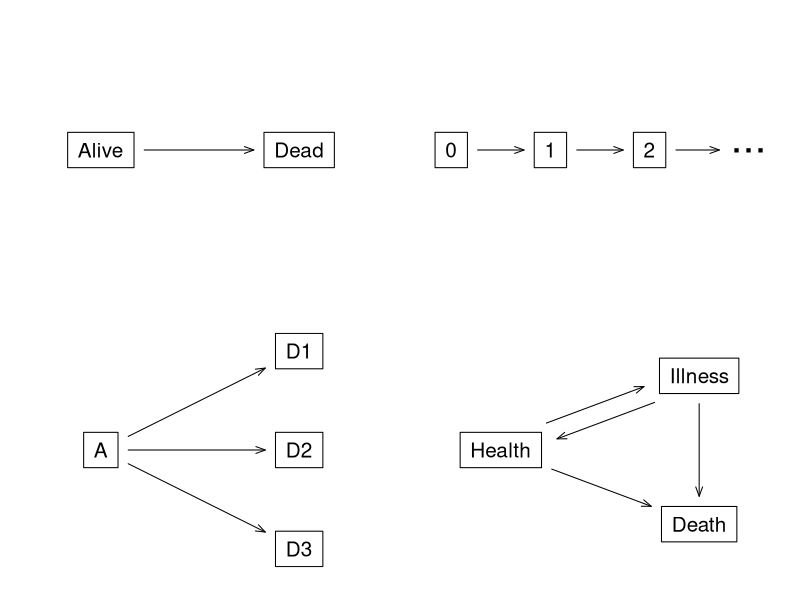
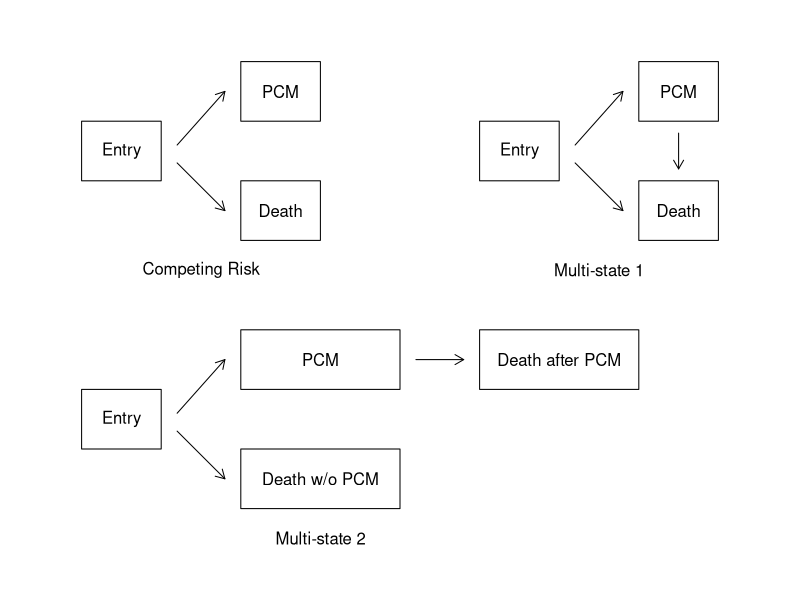
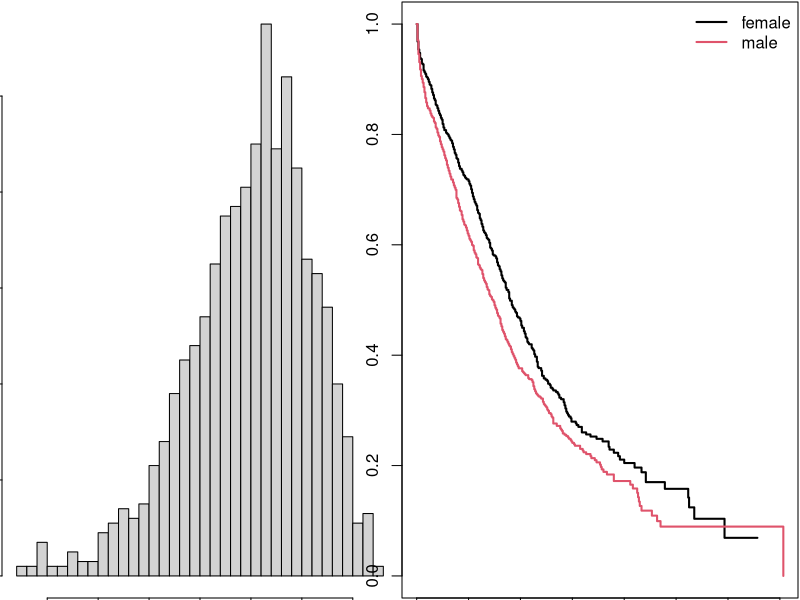
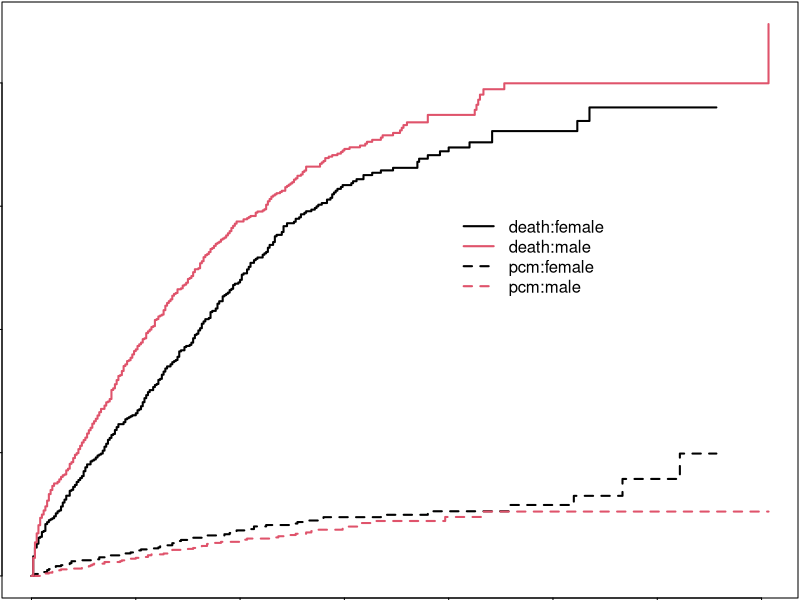
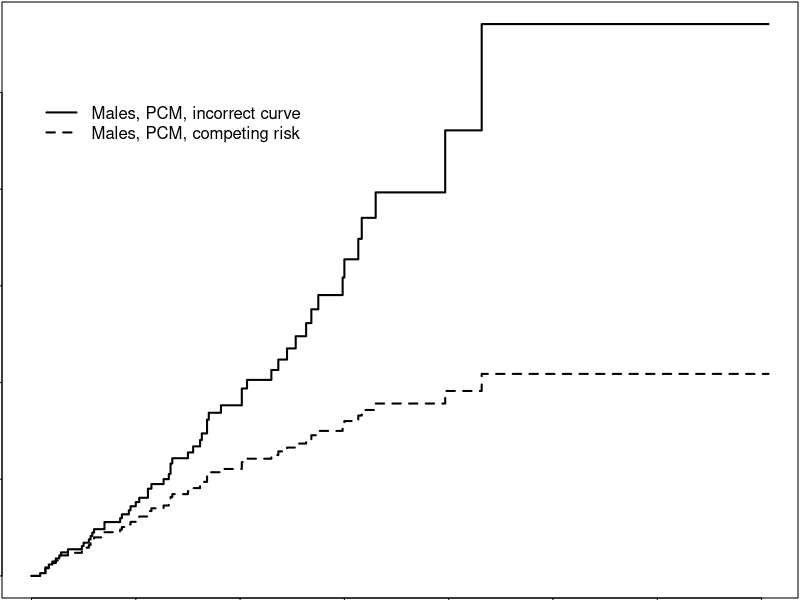
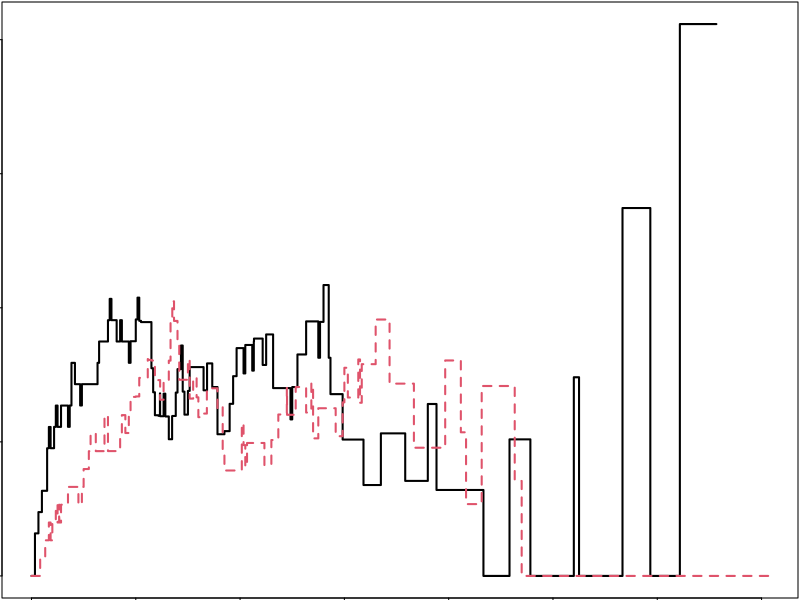
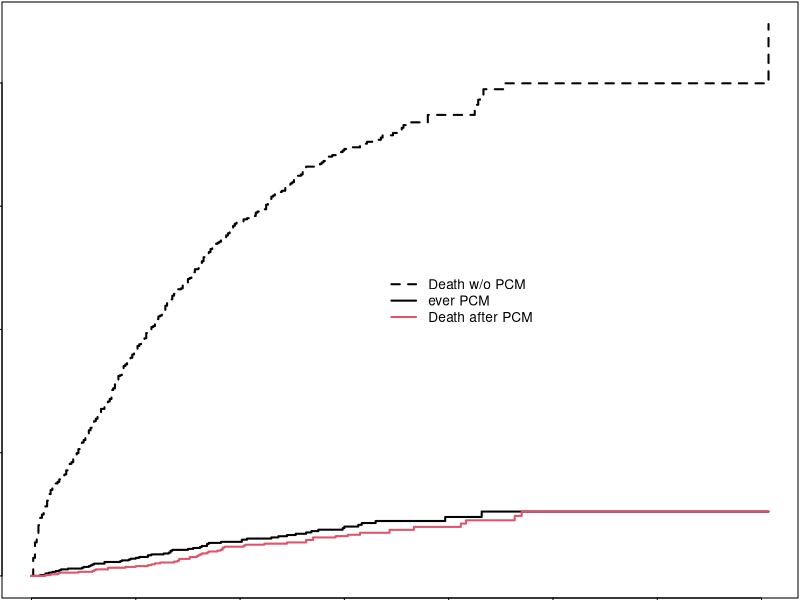
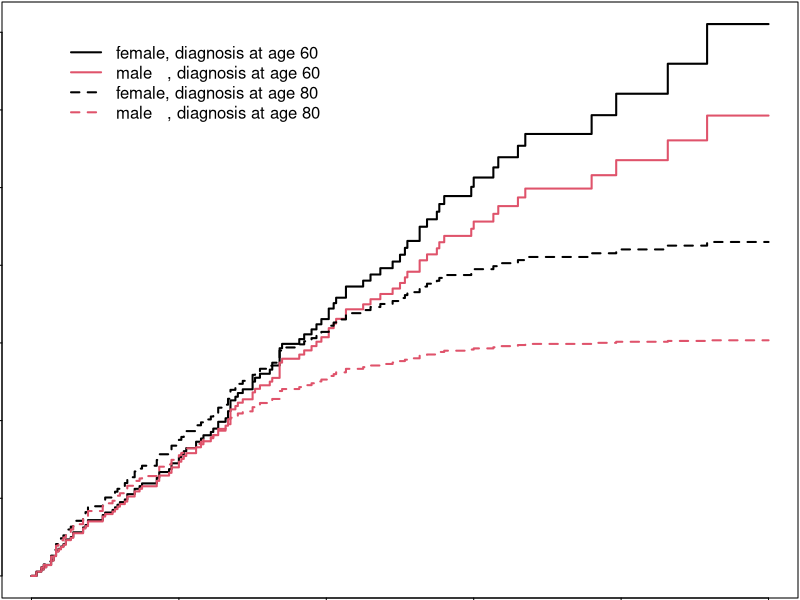

Write R code to recreate these figures, in order.
## ---- chunk 1
options(
  continue = " ",
  width = 60,
  SweaveHooks = list(
    fig = function() par(mar = c(4.1, 4.1, .3, 1.1))
  ),
  contrasts = c("contr.treatment", "contr.poly")
)
pdf.options(pointsize = 10) # text in graph about the same as regular text
knitr::opts_chunk$set(
  out.width = "100%"
)

library("survival")
## ---- chunk 2
#| label: fig-mfig1
#| fig-cap: Four multi-state models.  The upper left panel depicts simple  survival, the upper right depicts sequential events, the lower left is an example of competing risks, and the lower right panel is a multi-state illness-death model.

oldpar <- par(mar = c(.1, .1, .1, .1), mfrow = c(2, 2))
cmat1 <- matrix(c(0, 0, 1, 0),
  nrow = 2,
  dimnames = list(c("Alive", "Dead"), c("Alive", "Dead"))
)
statefig(c(1, 1), cmat1, cex = 1.5)

state4 <- c("0", "1", "2", "...")
cmat4 <- matrix(0, 4, 4, dimnames = list(state4, state4))
cmat4[1, 2] <- cmat4[2, 3] <- cmat4[3, 4] <- 1
statefig(c(1, 1, 1, 1), cmat4, bcol = c(1, 1, 1, 0), cex = c(1.5, 1.5, 1.5, 3))

states <- c("A", "D1", "D2", "D3")
cmat2 <- matrix(0, 4, 4, dimnames = list(states, states))
cmat2[1, -1] <- 1
statefig(c(1, 3), cmat2, cex = 1.5)

state3 <- c("Health", "Illness", "Death")
cmat3 <- matrix(0, 3, 3, dimnames = list(state3, state3))
cmat3[1, 2] <- cmat3[2, 1] <- cmat3[-3, 3] <- 1
statefig(c(1, 2), cmat3, offset = .03, cex = 1.5)

par(oldpar)
## ---- chunk 3
#| label: fig-mfig2
#| fig-cap: "Three models for the MGUS data."
par(mar = c(.1, .1, .1, .1))
frame()
oldpar <- par(usr = c(0, 100, 0, 100))
# first figure
xx <- c(0, 10, 10, 0)
yy <- c(0, 0, 10, 10)
polygon(xx + 10, yy + 70)
temp <- c(60, 80)
for (j in 1:2) {
  polygon(xx + 30, yy + temp[j])
  arrows(22, 70 + 3 * j, 28, temp[j] + 5, length = .1)
}
text(c(15, 35, 35), c(75, 65, 85), c("Entry", "Death", "PCM"))
text(25, 55, "Competing Risk")

# Second figure
polygon(xx + 60, yy + 70)
for (j in 1:2) {
  polygon(xx + 80, yy + temp[j])
  arrows(72, 70 + 3 * j, 78, temp[j] + 5, length = .1)
}
text(50 + c(15, 35, 35), c(75, 65, 85), c("Entry", "Death", "PCM"))
arrows(85, 78, 85, 72, length = .1)
text(75, 55, "Multi-state 1")

# third figure
polygon(xx + 10, yy + 25)
temp <- c(15, 35)
for (j in 1:2) {
  polygon(2 * xx + 30, yy + temp[j])
  arrows(22, 25 + 3 * j, 28, temp[j] + 5, length = .1)
}
text(c(15, 40, 40), c(30, 20, 40), c("Entry", "Death w/o PCM", "PCM"))
polygon(2 * xx + 60, yy + temp[2])
arrows(52, 40, 58, 40, length = .1)
text(70, 40, "Death after PCM")
text(40, 10, "Multi-state 2")
## ---- chunk 4
oldpar <- par(mfrow = c(1, 2))
hist(mgus2$age, nclass = 30, main = "", xlab = "Age")
with(mgus2, tapply(age, sex, mean))

mfit1 <- survfit(Surv(futime, death) ~ sex, data = mgus2)
mfit1
plot(mfit1,
  col = c(1, 2), xscale = 12, mark.time = FALSE, lwd = 2,
  xlab = "Years post diagnosis", ylab = "Survival"
)
legend("topright", c("female", "male"), col = 1:2, lwd = 2, bty = "n")
par(oldpar)
## ---- chunk 5
mgus2$etime <- with(mgus2, ifelse(pstat == 0, futime, ptime))
event <- with(mgus2, ifelse(pstat == 0, 2 * death, 1))
mgus2$event <- factor(event, 0:2, labels = c("censor", "pcm", "death"))
table(mgus2$event)

mfit2 <- survfit(Surv(etime, event) ~ sex, data = mgus2)
print(mfit2, rmean = 240, scale = 12)
mfit2$transitions

plot(mfit2,
  col = c(1, 2, 1, 2), lty = c(2, 2, 1, 1),
  mark.time = FALSE, lwd = 2, xscale = 12,
  xlab = "Years post diagnosis", ylab = "Probability in State"
)
legend(240, .6, c("death:female", "death:male", "pcm:female", "pcm:male"),
  col = c(1, 2, 1, 2), lty = c(1, 1, 2, 2), lwd = 2, bty = "n"
)
## ---- chunk 6
pcmbad <- survfit(Surv(etime, pstat) ~ sex, data = mgus2)
plot(pcmbad[2],
  lwd = 2, fun = "event", conf.int = FALSE, xscale = 12,
  xlab = "Years post diagnosis", ylab = "Fraction with PCM"
)
lines(mfit2[2, "pcm"], lty = 2, lwd = 2, mark.time = FALSE, conf.int = FALSE)
legend(0, .25, c("Males, PCM, incorrect curve", "Males, PCM, competing risk"),
  col = 1, lwd = 2, lty = c(1, 2), bty = "n"
)
## ---- chunk 7
ptemp <- with(mgus2, ifelse(ptime == futime & pstat == 1, ptime - .1, ptime))
data3 <- tmerge(mgus2, mgus2,
  id = id, death = event(futime, death),
  pcm = event(ptemp, pstat)
)
data3 <- tmerge(data3, data3, id, enum = cumtdc(tstart))
with(data3, table(death, pcm))
## ---- chunk 8
temp <- with(data3, ifelse(death == 1, 2, pcm))
data3$event <- factor(temp, 0:2, labels = c("censor", "pcm", "death"))
mfit3 <- survfit(Surv(tstart, tstop, event) ~ sex, data = data3, id = id)
print(mfit3, rmean = 240, digits = 2)
mfit3$transitions
plot(mfit3[, "pcm"],
  mark.time = FALSE, col = 1:2, lty = 1:2, lwd = 2,
  xscale = 12,
  xlab = "Years post MGUS diagnosis", ylab = "Fraction in the PCM state"
)
legend(40, .4, c("female", "male"), lty = 1:2, col = 1:2, lwd = 2, bty = "n")
## ---- chunk 9
# Death after PCM will correspond to data rows with
#  enum = 2 and event = death
d2 <- with(data3, ifelse(enum == 2 & event == "death", 4, as.numeric(event)))
e2 <- factor(d2, labels = c(
  "censor", "pcm", "death w/o pcm",
  "death after pcm"
))
mfit4 <- survfit(Surv(tstart, tstop, e2) ~ sex, data = data3, id = id)
plot(mfit2[2, ],
  lty = c(1, 2),
  xscale = 12, mark.time = FALSE, lwd = 2,
  xlab = "Years post diagnosis", ylab = "Probability in State"
)
lines(mfit4[2, 4],
  mark.time = FALSE, col = 2, lty = 1, lwd = 2,
  conf.int = FALSE
)

legend(200, .5, c(
  "Death w/o PCM", "ever PCM",
  "Death after PCM"
),
col = c(1, 1, 2), lty = c(2, 1, 1),
lwd = 2, bty = "n", cex = .82
)
## ---- chunk 10
options(show.signif.stars = FALSE) # display intelligence
cfit1 <- coxph(Surv(etime, event) ~ age + sex + mspike, mgus2, id = id)
cfit1$cmap
print(cfit1, digits = 2)
## ---- chunk 11
pfit1 <- pyears(Surv(ptime, pstat) ~ sex, mgus2, scale = 12)
round(100 * pfit1$event / pfit1$pyears, 1) # PCM rate per year

temp <- summary(mfit1, rmean = "common") # print the mean survival time
round(temp$table[, 1:6], 1)
## ---- chunk 12
dummy <- expand.grid(sex = c("F", "M"), age = c(60, 80), mspike = 1.2)
dummy
csurv <- survfit(cfit1, newdata = dummy)
dim(csurv)
## ---- chunk 13
plot(csurv[, "pcm"],
  xmax = 25 * 12, xscale = 12,
  xlab = "Years after MGUS diagnosis", ylab = "PCM",
  col = 1:2, lty = c(1, 1, 2, 2), lwd = 2
)
legend(10, .14, outer(c("female", "male   "),
  c("diagnosis at age 60", "diagnosis at age 80"),
  paste,
  sep = ", "
),
col = 1:2, lty = c(1, 1, 2, 2), bty = "n", lwd = 2
)
## ---- chunk 14
# Print out a M/F results at 20 years
temp <- summary(csurv, time = 20 * 12)$pstate
cbind(dummy, PCM = round(100 * temp[, , 2], 1))
## ---- chunk 15
# (first three lines are identical to an earlier section)
etime <- with(mgus2, ifelse(pstat == 0, futime, ptime))
event <- with(mgus2, ifelse(pstat == 0, 2 * death, 1))
event <- factor(event, 0:2, labels = c("censor", "pcm", "death"))

pcmdat <- finegray(Surv(etime, event) ~ .,
  data = mgus2,
  etype = "pcm"
)
pcmdat[1:4, c(1:3, 11:14)]

deathdat <- finegray(Surv(etime, event) ~ .,
  data = mgus2,
  etype = "death"
)
dim(pcmdat)
dim(deathdat)
dim(mgus2)
## ---- chunk 16
# The PCM curves of the multi-state model
pfit2 <- survfit(Surv(fgstart, fgstop, fgstatus) ~ sex,
  data = pcmdat, weight = fgwt
)
# The death curves of the multi-state model
dfit2 <- survfit(Surv(fgstart, fgstop, fgstatus) ~ sex,
  data = deathdat, weight = fgwt
)
## ---- chunk 17
fgfit1 <- coxph(Surv(fgstart, fgstop, fgstatus) ~ sex,
  data = pcmdat,
  weight = fgwt
)
summary(fgfit1)
fgfit2 <- coxph(Surv(fgstart, fgstop, fgstatus) ~ sex,
  data = deathdat,
  weight = fgwt
)
fgfit2

mfit2 <- survfit(Surv(etime, event) ~ sex, data = mgus2) # reprise the AJ
plot(mfit2[, "pcm"],
  col = 1:2,
  lwd = 2, xscale = 12,
  conf.times = c(5, 15, 25) * 12,
  xlab = "Years post diagnosis", ylab = "Fraction with PCM"
)
ndata <- data.frame(sex = c("F", "M"))
fgsurv1 <- survfit(fgfit1, ndata)
lines(fgsurv1, fun = "event", lty = 2, lwd = 2, col = 1:2)
legend("topleft", c(
  "Female, Aalen-Johansen", "Male, Aalen-Johansen",
  "Female, Fine-Gray", "Male, Fine-Gray"
),
col = 1:2, lty = c(1, 1, 2, 2), bty = "n"
)

# rate models with only sex
cfitr <- coxph(Surv(etime, event) ~ sex, mgus2, id = id)
rcurve <- survfit(cfitr, newdata = ndata)
# lines(rcurve[, 'pcm'], col=6:7)   # makes the plot too crowsded
## ---- chunk 18
fgfit2a <- coxph(Surv(fgstart, fgstop, fgstatus) ~ age + sex + mspike,
  data = pcmdat, weight = fgwt
)

fgfit2b <- coxph(Surv(fgstart, fgstop, fgstatus) ~ age + sex + mspike,
  data = deathdat, weight = fgwt
)
round(rbind(PCM = coef(fgfit2a), death = coef(fgfit2b)), 3)
## ---- chunk 19
oldpar <- par(mfrow = c(1, 2))
dummy <- expand.grid(sex = c("F", "M"), age = c(60, 80), mspike = 1.2)
fsurv1 <- survfit(fgfit2a, dummy) # time to progression curves
plot(fsurv1,
  xscale = 12, col = 1:2, lty = c(1, 1, 2, 2), lwd = 2, fun = "event",
  xlab = "Years", ylab = "Fine-Gray predicted",
  xmax = 12 * 25, ylim = c(0, .15)
)
legend(1, .15, c("Female, 60", "Male, 60", "Female: 80", "Male, 80"),
  col = c(1, 2, 1, 2), lty = c(1, 1, 2, 2), lwd = 2, bty = "n"
)

plot(csurv[, 2],
  xscale = 12, col = 1:2, lty = c(1, 1, 2, 2), lwd = 2,
  xlab = "Years", ylab = "Multi-state predicted",
  xmax = 12 * 25, ylim = c(0, .15)
)
legend(1, .15, c("Female, 60", "Male, 60", "Female: 80", "Male, 80"),
  col = c(1, 2, 1, 2), lty = c(1, 1, 2, 2), lwd = 2, bty = "n"
)
par(oldpar)
## ---- chunk 20
zph.fgfit2a <- cox.zph(fgfit2a)
zph.fgfit2a
plot(zph.fgfit2a[1])
abline(h = coef(fgfit2a)[1], lty = 2, col = 2)
## ---- chunk 21
fsurv2 <- survfit(fgfit2b, dummy) # time to progression curves
xtime <- 0:(30 * 12) # 30 years
y1a <- 1 - summary(fsurv1, times = xtime)$surv # predicted pcm
y1b <- 1 - summary(fsurv2, times = xtime)$surv # predicted deaths before pcm
y1 <- (y1a + y1b) # either

matplot(xtime / 12, y1,
  col = 1:2, lty = c(1, 1, 2, 2), type = "l",
  xlab = "Years post diagnosis", ylab = "FG: either endpoint"
)
abline(h = 1, col = 3)
legend("bottomright", c("Female, 60", "Male, 60", "Female: 80", "Male, 80"),
  col = c(1, 2, 1, 2), lty = c(1, 1, 2, 2), lwd = 2, bty = "n"
)
## ---- chunk 22
hgfit <- coxph(
  list(
    Surv(etime, event) ~ age + sex + mspike,
    1:2 + 1:3 ~ hgb / common
  ),
  data = mgus2, id = id
)
hgfit
## ---- chunk 23
hgfit$coef

hgfit$cmap
## ---- chunk 24
cox3a <- coxph(Surv(tstart, tstop, event) ~ age + sex, data3, id = id)
cox3b <- coxph(
  list(
    Surv(tstart, tstop, event) ~ age + sex,
    1:3 + 2:3 ~ 1 / common
  ),
  data = data3, id = id
)
cox3b$cmap
## ---- chunk 25
temp1 <- data.frame(mgus2, time = etime, status = (event == "pcm"), group = "pcm")
temp2 <- data.frame(mgus2, time = etime, status = (event == "death"), group = "death")
stacked <- rbind(temp1, temp2)
allfit <- coxph(Surv(time, status) ~ hgb + (age + sex + mspike) * strata(group),
  data = stacked
)
all.equal(allfit$loglik, hgfit$loglik)
